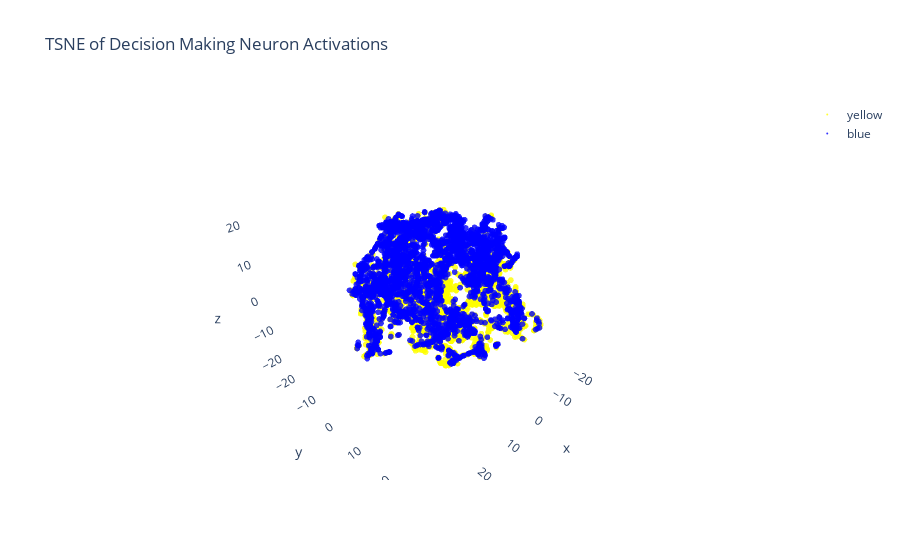

The notebook cell saved with this chart:
### Code cell
import plotly.graph_objects as go

plot_manifold_3d(test_results, geom="colour", algorithm="tsne")

### Figure 1 — Plotly figure (JSON) as saved in the notebook; plotly's stock layout.template omitted (floating-point values rounded to 4 significant figures; data arrays with more than 128 entries replaced by an {"elided": "..."} marker saying what was removed)
{"data": [{"marker": {"color": "yellow", "line": {"width": 0}, "opacity": 0.8, "size": 2}, "mode": "markers", "name": "yellow", "type": "scatter3d", "x": {"elided": "3600 float values"}, "y": {"elided": "3600 float values"}, "z": {"elided": "3600 float values"}}, {"marker": {"color": "blue", "line": {"width": 0}, "opacity": 0.8, "size": 2}, "mode": "markers", "name": "blue", "type": "scatter3d", "x": {"elided": "3600 float values"}, "y": {"elided": "3600 float values"}, "z": {"elided": "3600 float values"}}], "layout": {"scene": {"xaxis": {"backgroundcolor": "rgba(0,0,0,0)", "showgrid": false, "zeroline": false}, "yaxis": {"backgroundcolor": "rgba(0,0,0,0)", "showgrid": false, "zeroline": false}, "zaxis": {"backgroundcolor": "rgba(0,0,0,0)", "showgrid": false, "zeroline": false}}, "showlegend": true, "title": {"text": "TSNE of Decision Making Neuron Activations"}}}
